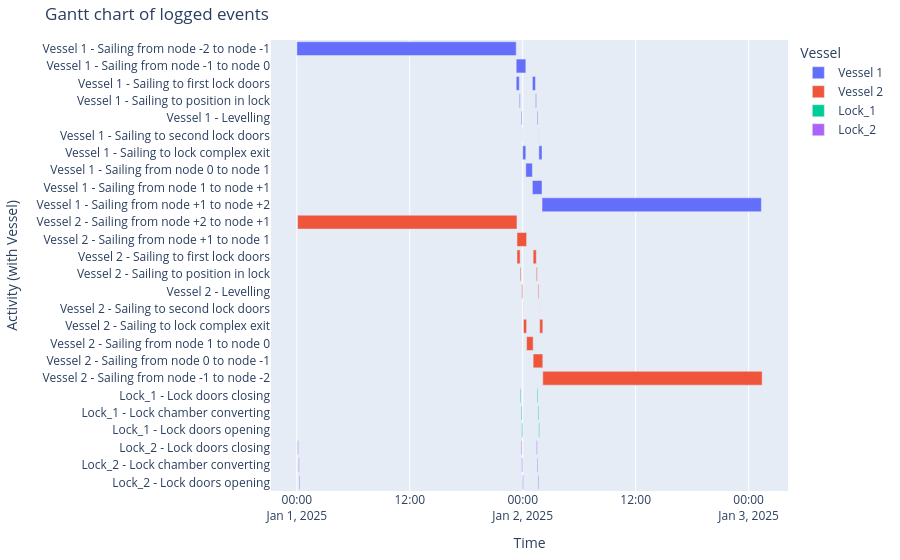

The code cell stored with this chart in its notebook:
### Markdown cell above
#### Gantt chart of event table

### Code cell
df_eventtable = opentnsim.core.logutils.logbook2eventtable([*vessels, lock_1, lock_2])
fig = generate_vessel_gantt_chart(df_eventtable)

### Figure 1 — Plotly figure (JSON) as saved in the notebook; plotly's stock layout.template omitted (floating-point values rounded to 4 significant figures)
{"data": [{"base": ["2025-01-01T00:00:00.000000000", "2025-01-01T23:18:20.000000000", "2025-01-01T23:18:20.000000000", "2025-01-01T23:38:20.000000000", "2025-01-01T23:49:00.172786000", "2025-01-01T23:59:00.172786000", "2025-01-01T23:59:48.768899000", "2025-01-02T00:19:48.768899000", "2025-01-02T01:01:28.768899000", "2025-01-02T01:01:28.768899000", "2025-01-02T01:21:28.768899000", "2025-01-02T01:32:09.000000000", "2025-01-02T01:42:09.000000000", "2025-01-02T01:42:57.596112000", "2025-01-02T02:02:57.596112000"], "hovertemplate": "object name=Vessel 1<br>start time=%{base}<br>stop time=%{x}<br>activity label=%{y}<extra></extra>", "legendgroup": "Vessel 1", "marker": {"color": "#636efa", "pattern": {"shape": ""}}, "name": "Vessel 1", "orientation": "h", "showlegend": true, "textposition": "auto", "type": "bar", "x": [83900000, 3688768, 1200000, 340172, 300000, 48596, 1200000, 2500000, 3688827, 1200000, 340172, 300000, 48596, 1200000, 83900000], "xaxis": "x", "y": ["Vessel 1 - Sailing from node -2 to node -1", "Vessel 1 - Sailing from node -1 to node 0", "Vessel 1 - Sailing to first lock doors", "Vessel 1 - Sailing to position in lock", "Vessel 1 - Levelling", "Vessel 1 - Sailing to second lock doors", "Vessel 1 - Sailing to lock complex exit", "Vessel 1 - Sailing from node 0 to node 1", "Vessel 1 - Sailing from node 1 to node +1", "Vessel 1 - Sailing to first lock doors", "Vessel 1 - Sailing to position in lock", "Vessel 1 - Levelling", "Vessel 1 - Sailing to second lock doors", "Vessel 1 - Sailing to lock complex exit", "Vessel 1 - Sailing from node +1 to node +2"], "yaxis": "y"}, {"base": ["2025-01-01T00:05:00.000000000", "2025-01-01T23:23:20.000000000", "2025-01-01T23:23:20.000000000", "2025-01-01T23:43:20.000000000", "2025-01-01T23:54:00.172786000", "2025-01-02T00:04:00.172786000", "2025-01-02T00:04:48.768899000", "2025-01-02T00:24:48.768899000", "2025-01-02T01:06:28.768899000", "2025-01-02T01:06:28.768899000", "2025-01-02T01:26:28.768899000", "2025-01-02T01:37:09.000000000", "2025-01-02T01:47:09.000000000", "2025-01-02T01:47:57.596112000", "2025-01-02T02:07:57.596112000"], "hovertemplate": "object name=Vessel 2<br>start time=%{base}<br>stop time=%{x}<br>activity label=%{y}<extra></extra>", "legendgroup": "Vessel 2", "marker": {"color": "#EF553B", "pattern": {"shape": ""}}, "name": "Vessel 2", "orientation": "h", "showlegend": true, "textposition": "auto", "type": "bar", "x": [83900000, 3688768, 1200000, 340172, 300000, 48596, 1200000, 2500000, 3688827, 1200000, 340172, 300000, 48596, 1200000, 83900000], "xaxis": "x", "y": ["Vessel 2 - Sailing from node +2 to node +1", "Vessel 2 - Sailing from node +1 to node 1", "Vessel 2 - Sailing to first lock doors", "Vessel 2 - Sailing to position in lock", "Vessel 2 - Levelling", "Vessel 2 - Sailing to second lock doors", "Vessel 2 - Sailing to lock complex exit", "Vessel 2 - Sailing from node 1 to node 0", "Vessel 2 - Sailing from node 0 to node -1", "Vessel 2 - Sailing to first lock doors", "Vessel 2 - Sailing to position in lock", "Vessel 2 - Levelling", "Vessel 2 - Sailing to second lock doors", "Vessel 2 - Sailing to lock complex exit", "Vessel 2 - Sailing from node -1 to node -2"], "yaxis": "y"}, {"base": ["2025-01-01T23:44:00.172786000", "2025-01-01T23:49:00.172786000", "2025-01-01T23:54:00.172786000", "2025-01-02T01:32:09.000000000", "2025-01-02T01:37:09.000000000", "2025-01-02T01:42:09.000000000"], "hovertemplate": "object name=Lock_1<br>start time=%{base}<br>stop time=%{x}<br>activity label=%{y}<extra></extra>", "legendgroup": "Lock_1", "marker": {"color": "#00cc96", "pattern": {"shape": ""}}, "name": "Lock_1", "orientation": "h", "showlegend": true, "textposition": "auto", "type": "bar", "x": [300000, 300000, 300000, 300000, 300000, 300000], "xaxis": "x", "y": ["Lock_1 - Lock doors closing", "Lock_1 - Lock chamber converting", "Lock_1 - Lock doors opening", "Lock_1 - Lock doors closing", "Lock_1 - Lock chamber converting", "Lock_1 - Lock doors opening"], "yaxis": "y"}, {"base": ["2025-01-01T00:05:00.000000000", "2025-01-01T00:10:00.000000000", "2025-01-01T00:15:00.000000000", "2025-01-01T23:49:00.172786000", "2025-01-01T23:54:00.172786000", "2025-01-01T23:59:00.172786000", "2025-01-02T01:27:09.000000000", "2025-01-02T01:32:09.000000000", "2025-01-02T01:37:09.000000000"], "hovertemplate": "object name=Lock_2<br>start time=%{base}<br>stop time=%{x}<br>activity label=%{y}<extra></extra>", "legendgroup": "Lock_2", "marker": {"color": "#ab63fa", "pattern": {"shape": ""}}, "name": "Lock_2", "orientation": "h", "showlegend": true, "textposition": "auto", "type": "bar", "x": [300000, 300000, 300000, 300000, 300000, 300000, 300000, 300000, 300000], "xaxis": "x", "y": ["Lock_2 - Lock doors closing", "Lock_2 - Lock chamber converting", "Lock_2 - Lock doors opening", "Lock_2 - Lock doors closing", "Lock_2 - Lock chamber converting", "Lock_2 - Lock doors opening", "Lock_2 - Lock doors closing", "Lock_2 - Lock chamber converting", "Lock_2 - Lock doors opening"], "yaxis": "y"}], "layout": {"barmode": "overlay", "legend": {"title": {"text": "Vessel"}, "tracegroupgap": 0}, "margin": {"b": 20, "l": 20, "r": 20, "t": 40}, "title": {"text": "Gantt chart of logged events"}, "xaxis": {"anchor": "y", "domain": [0, 1], "title": {"text": "Time"}, "type": "date"}, "yaxis": {"anchor": "x", "autorange": "reversed", "domain": [0, 1], "title": {"text": "Activity (with Vessel)"}}}}
